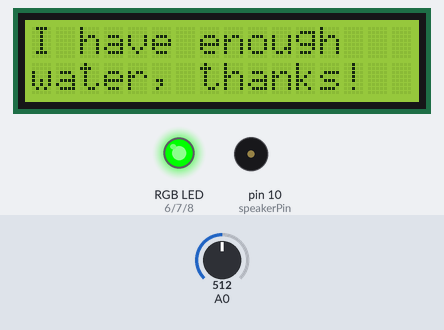
Simulated run of this sketch. Board: Arduino Uno, built with avr-gcc and run on an emulated ATmega328P. Parts: 16×2 character LCD, an RGB LED mixed from three pins (HIGH = lit), buzzer (waves = sounding, pin HIGH). The test bench sets the inputs (shaded band); at power-on: A0 = 512.

Above: at 1.2 s.
1.3 s: A0 set to 861
2.8 s: A0 set to 889
At 4.2 s:
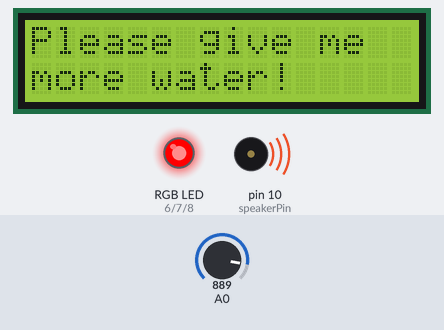
4.5 s: A0 set to 716
At 5.8 s:
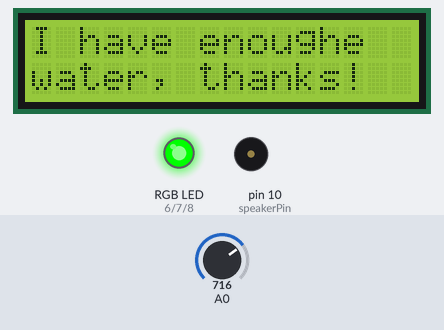
6.1 s: A0 set to 900
At 7.3 s:
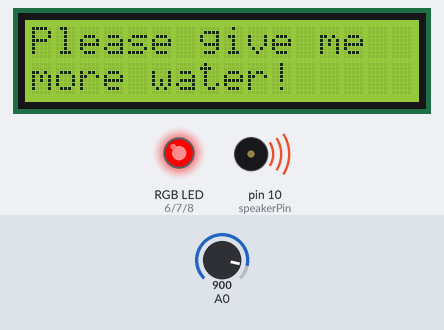
7.6 s: A0 set to 511
At 9.1 s:
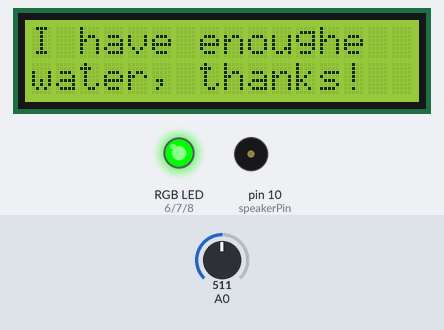
Timing chart, 0 to 10.1 s (numbered marks = the images above; inputs shaded):
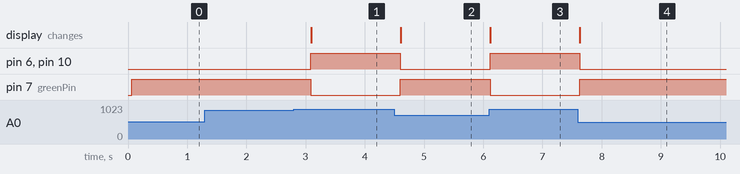

The sketch:

sketch_moisture_sensor_buzzer_multi_color_led.ino
```cpp
/* Soil Moisture Sensor w/ active buzzer, RGB LED & Liquid Crystal LCD
 * If plant sensor moisture percentage drops below 30 buzzer
 * will ring and LED turns red. If not buzzer is idle on off
 * and LED is green. When moisture alarm is on/off LCD will show
 * custom messages.
 *
 * Requires: Capacitive soil moisture sensor v1.2, active buzzer, breadboard,
 * arduino uno (or similar), RGB LED, Liquid Crystal LCD, connector cables
 */

 // include the library code:
#include <LiquidCrystal.h>

const int dry = 916;
const int wet = 762;
const int speakerPin = 10;

const int redPin= 6;
const int greenPin = 7;
const int bluePin = 8;

String plantNeedsWaterMsg = "Please give me";
String plantNeedsWaterMsg2 = "more water!    ";
String plantIsHappyMsg = "I have enough";
String plantIsHappyMsg2 = "water, thanks!   ";

// initialize the library by associating any needed LCD interface pin
// with the arduino pin number it is connected to
const int rs = 12, en = 11, d4 = 5, d5 = 4, d6 = 3, d7 = 2;
LiquidCrystal lcd(rs, en, d4, d5, d6, d7);

void setup() {
  Serial.begin(9600);

  pinMode(speakerPin,OUTPUT);
  pinMode(redPin, OUTPUT);
  pinMode(greenPin, OUTPUT);
  pinMode(bluePin, OUTPUT);

  lcd.begin(16, 2);
  // set the cursor to the top left
  lcd.setCursor(0, 0);
}

void loop() {

  const int sensorInput = analogRead(A0);
  // map percentage
  const int percent = map(sensorInput, wet, dry, 100, 0);
  if (percent >= 30) {
    // turn active speaker off
    digitalWrite(speakerPin, LOW);
    // turn LED green
    setRGBColor(0,255,0);
    lcd.setCursor(0, 0);
    lcd.print(plantIsHappyMsg);
    lcd.setCursor(0, 1);
    lcd.print(plantIsHappyMsg2);
  } else {
    // turn active speak on
    digitalWrite(speakerPin, HIGH);
    // turn LED red
    setRGBColor(255,0,0);
    lcd.setCursor(0, 0);
    lcd.print(plantNeedsWaterMsg);
    lcd.setCursor(0, 1);
    lcd.print(plantNeedsWaterMsg2);
  }
  // repeat every 500ms
  delay(500);
}

/**
 * RGB Color Setter
 * @param {int} redValue
 * @param {int} greenValue
 * @param {int} blueValue
 */
void setRGBColor(int redValue, int greenValue, int blueValue) {
   analogWrite(redPin, redValue);
   analogWrite(greenPin, greenValue);
   analogWrite(bluePin, blueValue);
}
```

Measured:
- the behaviour switches between 871 and 872 on A0 (found by bisection; images 0 and 1)
- after the input at 1.3 s, every drawn part: stays the same
- after the input at 2.8 s, pin 6 (redPin), pin 10 (speakerPin): LOW → HIGH after 0.29 s; pin 7 (greenPin): HIGH → LOW after 0.29 s; the display: changes after 0.29 s (image 1)
- after the input at 4.5 s, pin 6 (redPin), pin 10 (speakerPin): HIGH → LOW after 0.10 s; pin 7 (greenPin): LOW → HIGH after 0.10 s; the display: changes after 0.11 s (image 2)
- after the input at 6.1 s, pin 6 (redPin), pin 10 (speakerPin): LOW → HIGH at once; pin 7 (greenPin): HIGH → LOW at once; the display: changes at once (image 3)
- after the input at 7.6 s, pin 6 (redPin), pin 10 (speakerPin): HIGH → LOW at once; pin 7 (greenPin): LOW → HIGH at once; the display: changes at once (image 4)
